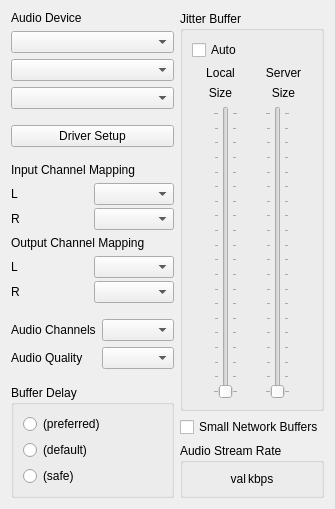
     <widget class="QWidget" name="tab_1_AudioNet">
      <attribute name="title">
       <string>Audio/Network Setup</string>
      </attribute>
      <layout class="QHBoxLayout" name="horizontalLayout_6">
       <item>
        <layout class="QHBoxLayout" name="horizontalLayout_5">
         <item>
          <layout class="QVBoxLayout" name="verticalLayout_3">
           <item>
            <widget class="QLabel" name="lblSoundcardDevice">
             <property name="text">
              <string>Audio Device</string>
             </property>
             <property name="buddy">
              <cstring>cbxSoundcard</cstring>
             </property>
            </widget>
           </item>
           <item>
            <widget class="QComboBox" name="cbxSoundcard">
             <property name="sizePolicy">
              <sizepolicy hsizetype="Preferred" vsizetype="Fixed">
               <horstretch>0</horstretch>
               <verstretch>0</verstretch>
              </sizepolicy>
             </property>
             <property name="minimumSize">
              <size>
               <width>0</width>
               <height>0</height>
              </size>
             </property>
            </widget>
           </item>
           <item>
             <widget class="QComboBox" name="cbxInputDevice">
              <property name="sizePolicy">
                <sizepolicy hsizetype="Preferred" vsizetype="Fixed">
                  <horstretch>0</horstretch>
                  <verstretch>0</verstretch>
                </sizepolicy>
              </property>
              <property name="minimumSize">
                <size>
                  <width>0</width>
                  <height>0</height>
                 </size>
              </property>
            </widget>
           </item>
           <item>
            <widget class="QComboBox" name="cbxOutputDevice">
              <property name="sizePolicy">
                <sizepolicy hsizetype="Preferred" vsizetype="Fixed">
                  <horstretch>0</horstretch>
                  <verstretch>0</verstretch>
                </sizepolicy>
              </property>
              <property name="minimumSize">
                <size>
                  <width>0</width>
                  <height>0</height>
                </size>
              </property>
            </widget>
           </item>
           <item>
            <spacer name="verticalSpacer_3">
             <property name="orientation">
              <enum>Qt::Vertical</enum>
             </property>
             <property name="sizeType">
              <enum>QSizePolicy::Expanding</enum>
             </property>
             <property name="sizeHint" stdset="0">
              <size>
               <width>20</width>
               <height>10</height>
              </size>
             </property>
            </spacer>
           </item>
           <item>
            <widget class="QPushButton" name="butDriverSetup">
             <property name="sizePolicy">
              <sizepolicy hsizetype="Preferred" vsizetype="Fixed">
               <horstretch>0</horstretch>
               <verstretch>0</verstretch>
              </sizepolicy>
             </property>
             <property name="text">
              <string>Driver Setup</string>
             </property>
             <property name="autoDefault">
              <bool>false</bool>
             </property>
            </widget>
           </item>
           <item>
            <spacer name="verticalSpacer_5">
             <property name="orientation">
              <enum>Qt::Vertical</enum>
             </property>
             <property name="sizeHint" stdset="0">
              <size>
               <width>20</width>
               <height>10</height>
              </size>
             </property>
            </spacer>
           </item>
           <item>
            <widget class="QFrame" name="FrameSoundcardChannelSelection">
             <property name="sizePolicy">
              <sizepolicy hsizetype="Preferred" vsizetype="Preferred">
               <horstretch>0</horstretch>
               <verstretch>0</verstretch>
              </sizepolicy>
             </property>
             <property name="frameShape">
              <enum>QFrame::NoFrame</enum>
             </property>
             <property name="frameShadow">
              <enum>QFrame::Plain</enum>
             </property>
             <layout class="QVBoxLayout" name="_2">
              <property name="leftMargin">
               <number>0</number>
              </property>
              <property name="topMargin">
               <number>0</number>
              </property>
              <property name="rightMargin">
               <number>0</number>
              </property>
              <property name="bottomMargin">
               <number>0</number>
              </property>
              <item>
               <widget class="QLabel" name="lblInChannelMapping">
                <property name="text">
                 <string>Input Channel Mapping</string>
                </property>
               </widget>
              </item>
              <item>
               <layout class="QHBoxLayout" name="_3">
                <property name="spacing">
                 <number>3</number>
                </property>
                <item>
                 <layout class="QVBoxLayout" name="_4">
                  <item>
                   <widget class="QLabel" name="lblLInChan">
                    <property name="sizePolicy">
                     <sizepolicy hsizetype="Preferred" vsizetype="Preferred">
                      <horstretch>0</horstretch>
                      <verstretch>0</verstretch>
                     </sizepolicy>
                    </property>
                    <property name="text">
                     <string>L</string>
                    </property>
                    <property name="buddy">
                     <cstring>cbxLInChan</cstring>
                    </property>
                   </widget>
                  </item>
                  <item>
                   <widget class="QLabel" name="lblRInChan">
                    <property name="sizePolicy">
                     <sizepolicy hsizetype="Preferred" vsizetype="Preferred">
                      <horstretch>0</horstretch>
                      <verstretch>0</verstretch>
                     </sizepolicy>
                    </property>
                    <property name="text">
                     <string>R</string>
                    </property>
                    <property name="buddy">
                     <cstring>cbxRInChan</cstring>
                    </property>
                   </widget>
                  </item>
                 </layout>
                </item>
                <item>
                 <layout class="QVBoxLayout" name="_5">
                  <property name="spacing">
                   <number>3</number>
                  </property>
                  <item>
                   <widget class="QComboBox" name="cbxLInChan"/>
                  </item>
                  <item>
                   <widget class="QComboBox" name="cbxRInChan"/>
                  </item>
                 </layout>
                </item>
               </layout>
              </item>
              <item>
               <widget class="QLabel" name="lblOutChannelMapping">
                <property name="text">
                 <string>Output Channel Mapping</string>
                </property>
               </widget>
              </item>
              <item>
               <layout class="QHBoxLayout" name="_6">
                <property name="spacing">
                 <number>3</number>
                </property>
                <item>
                 <layout class="QVBoxLayout" name="_7">
                  <item>
                   <widget class="QLabel" name="lblLOutChan">
                    <property name="sizePolicy">
                     <sizepolicy hsizetype="Preferred" vsizetype="Preferred">
                      <horstretch>0</horstretch>
                      <verstretch>0</verstretch>
                     </sizepolicy>
                    </property>
                    <property name="text">
                     <string>L</string>
                    </property>
                    <property name="buddy">
                     <cstring>cbxLOutChan</cstring>
                    </property>
                   </widget>
                  </item>
                  <item>
                   <widget class="QLabel" name="lblROutChan">
                    <property name="sizePolicy">
                     <sizepolicy hsizetype="Preferred" vsizetype="Preferred">
                      <horstretch>0</horstretch>
                      <verstretch>0</verstretch>
                     </sizepolicy>
                    </property>
                    <property name="text">
                     <string>R</string>
                    </property>
                    <property name="buddy">
                     <cstring>cbxROutChan</cstring>
                    </property>
                   </widget>
                  </item>
                 </layout>
                </item>
                <item>
                 <layout class="QVBoxLayout" name="_8">
                  <property name="spacing">
                   <number>3</number>
                  </property>
                  <item>
                   <widget class="QComboBox" name="cbxLOutChan"/>
                  </item>
                  <item>
                   <widget class="QComboBox" name="cbxROutChan"/>
                  </item>
                 </layout>
                </item>
               </layout>
              </item>
             </layout>
            </widget>
           </item>
           <item>
            <spacer name="verticalSpacer_6">
             <property name="orientation">
              <enum>Qt::Vertical</enum>
             </property>
             <property name="sizeType">
              <enum>QSizePolicy::Expanding</enum>
             </property>
             <property name="sizeHint" stdset="0">
              <size>
               <width>20</width>
               <height>10</height>
              </size>
             </property>
            </spacer>
           </item>
           <item>
            <layout class="QHBoxLayout" name="horizontalLayout">
             <item>
              <layout class="QVBoxLayout" name="verticalLayout_2">
               <item>
                <widget class="QLabel" name="lblAudioChannels">
                 <property name="text">
                  <string>Audio Channels</string>
                 </property>
                 <property name="buddy">
                  <cstring>cbxAudioChannels</cstring>
                 </property>
                </widget>
               </item>
               <item>
                <widget class="QLabel" name="lblAudioQuality">
                 <property name="text">
                  <string>Audio Quality</string>
                 </property>
                 <property name="buddy">
                  <cstring>cbxAudioQuality</cstring>
                 </property>
                </widget>
               </item>
              </layout>
             </item>
             <item>
              <layout class="QVBoxLayout" name="verticalLayout">
               <item>
                <widget class="QComboBox" name="cbxAudioChannels"/>
               </item>
               <item>
                <widget class="QComboBox" name="cbxAudioQuality"/>
               </item>
              </layout>
             </item>
            </layout>
           </item>
           <item>
            <spacer name="verticalSpacer_10">
             <property name="orientation">
              <enum>Qt::Vertical</enum>
             </property>
             <property name="sizeHint" stdset="0">
              <size>
               <width>20</width>
               <height>10</height>
              </size>
             </property>
            </spacer>
           </item>
           <item>
            <widget class="QGroupBox" name="grbSoundCrdBufDelay">
             <property name="title">
              <string>Buffer Delay</string>
             </property>
             <layout class="QVBoxLayout" name="_9">
              <item>
               <widget class="QRadioButton" name="rbtBufferDelayPreferred">
                <property name="sizePolicy">
                 <sizepolicy hsizetype="Preferred" vsizetype="Fixed">
                  <horstretch>0</horstretch>
                  <verstretch>0</verstretch>
                 </sizepolicy>
                </property>
                <property name="text">
                 <string>(preferred)</string>
                </property>
               </widget>
              </item>
              <item>
               <widget class="QRadioButton" name="rbtBufferDelayDefault">
                <property name="sizePolicy">
                 <sizepolicy hsizetype="Preferred" vsizetype="Fixed">
                  <horstretch>0</horstretch>
                  <verstretch>0</verstretch>
                 </sizepolicy>
                </property>
                <property name="text">
                 <string>(default)</string>
                </property>
               </widget>
              </item>
              <item>
               <widget class="QRadioButton" name="rbtBufferDelaySafe">
                <property name="sizePolicy">
                 <sizepolicy hsizetype="Preferred" vsizetype="Fixed">
                  <horstretch>0</horstretch>
                  <verstretch>0</verstretch>
                 </sizepolicy>
                </property>
                <property name="text">
                 <string>(safe)</string>
                </property>
               </widget>
              </item>
             </layout>
            </widget>
           </item>
          </layout>
         </item>
         <item>
          <spacer name="horizontalSpacer_3">
           <property name="orientation">
            <enum>Qt::Horizontal</enum>
           </property>
           <property name="sizeType">
            <enum>QSizePolicy::MinimumExpanding</enum>
           </property>
           <property name="sizeHint" stdset="0">
            <size>
             <width>0</width>
             <height>20</height>
            </size>
           </property>
          </spacer>
         </item>
         <item>
          <layout class="QVBoxLayout" name="verticalLayout_13">
           <item>
            <widget class="QGroupBox" name="grbJitterBuffer">
             <property name="title">
              <string>Jitter Buffer</string>
             </property>
             <layout class="QVBoxLayout" name="_15">
              <item>
               <widget class="QCheckBox" name="chbAutoJitBuf">
                <property name="sizePolicy">
                 <sizepolicy hsizetype="Preferred" vsizetype="Fixed">
                  <horstretch>0</horstretch>
                  <verstretch>0</verstretch>
                 </sizepolicy>
                </property>
                <property name="text">
                 <string>Auto</string>
                </property>
               </widget>
              </item>
              <item>
               <layout class="QHBoxLayout" name="_16">
                <item>
                 <widget class="QLabel" name="lblNetBufLabel">
                  <property name="text">
                   <string>Local</string>
                  </property>
                  <property name="alignment">
                   <set>Qt::AlignCenter</set>
                  </property>
                  <property name="wordWrap">
                   <bool>false</bool>
                  </property>
                 </widget>
                </item>
                <item>
                 <widget class="QLabel" name="lblNetBufServerLabel">
                  <property name="text">
                   <string>Server</string>
                  </property>
                  <property name="alignment">
                   <set>Qt::AlignCenter</set>
                  </property>
                  <property name="wordWrap">
                   <bool>false</bool>
                  </property>
                 </widget>
                </item>
               </layout>
              </item>
              <item>
               <layout class="QHBoxLayout" name="_17">
                <item>
                 <widget class="QLabel" name="lblNetBuf">
                  <property name="text">
                   <string>Size</string>
                  </property>
                  <property name="alignment">
                   <set>Qt::AlignCenter</set>
                  </property>
                  <property name="wordWrap">
                   <bool>false</bool>
                  </property>
                 </widget>
                </item>
                <item>
                 <widget class="QLabel" name="lblNetBufServer">
                  <property name="text">
                   <string>Size</string>
                  </property>
                  <property name="alignment">
                   <set>Qt::AlignCenter</set>
                  </property>
                  <property name="wordWrap">
                   <bool>false</bool>
                  </property>
                 </widget>
                </item>
               </layout>
              </item>
              <item>
               <layout class="QHBoxLayout" name="_18">
                <item>
                 <spacer>
                  <property name="orientation">
                   <enum>Qt::Horizontal</enum>
                  </property>
                  <property name="sizeType">
                   <enum>QSizePolicy::Minimum</enum>
                  </property>
                  <property name="sizeHint" stdset="0">
                   <size>
                    <width>0</width>
                    <height>0</height>
                   </size>
                  </property>
                 </spacer>
                </item>
                <item>
                 <widget class="QSlider" name="sldNetBuf">
                  <property name="minimum">
                   <number>1</number>
                  </property>
                  <property name="maximum">
                   <number>20</number>
                  </property>
                  <property name="pageStep">
                   <number>1</number>
                  </property>
                  <property name="orientation">
                   <enum>Qt::Vertical</enum>
                  </property>
                  <property name="tickPosition">
                   <enum>QSlider::TicksBothSides</enum>
                  </property>
                 </widget>
                </item>
                <item>
                 <spacer>
                  <property name="orientation">
                   <enum>Qt::Horizontal</enum>
                  </property>
                  <property name="sizeType">
                   <enum>QSizePolicy::Minimum</enum>
                  </property>
                  <property name="sizeHint" stdset="0">
                   <size>
                    <width>0</width>
                    <height>0</height>
                   </size>
                  </property>
                 </spacer>
                </item>
                <item>
                 <widget class="QSlider" name="sldNetBufServer">
                  <property name="minimum">
                   <number>1</number>
                  </property>
                  <property name="maximum">
                   <number>20</number>
                  </property>
                  <property name="pageStep">
                   <number>1</number>
                  </property>
                  <property name="orientation">
                   <enum>Qt::Vertical</enum>
                  </property>
                  <property name="tickPosition">
                   <enum>QSlider::TicksBothSides</enum>
                  </property>
                 </widget>
                </item>
               </layout>
              </item>
             </layout>
            </widget>
           </item>
           <item>
            <widget class="QCheckBox" name="chbSmallNetworkBuffers">
             <property name="sizePolicy">
              <sizepolicy hsizetype="Preferred" vsizetype="Fixed">
               <horstretch>0</horstretch>
               <verstretch>0</verstretch>
              </sizepolicy>
             </property>
             <property name="text">
              <string>Small Network Buffers</string>
             </property>
            </widget>
           </item>
           <item>
            <widget class="QGroupBox" name="grbUpstreamValue">
             <property name="title">
              <string>Audio Stream Rate</string>
             </property>
             <layout class="QVBoxLayout" name="verticalLayout_14">
              <property name="spacing">
               <number>2</number>
              </property>
              <item>
               <layout class="QGridLayout" name="_10">
                <item row="0" column="4">
                 <spacer name="horizontalSpacer_9">
                  <property name="orientation">
                   <enum>Qt::Horizontal</enum>
                  </property>
                  <property name="sizeHint" stdset="0">
                   <size>
                    <width>1</width>
                    <height>5</height>
                   </size>
                  </property>
                 </spacer>
                </item>
                <item row="0" column="3">
                 <widget class="QLabel" name="lblUpstreamUnit">
                  <property name="text">
                   <string>kbps</string>
                  </property>
                  <property name="alignment">
                   <set>Qt::AlignLeading|Qt::AlignLeft|Qt::AlignVCenter</set>
                  </property>
                 </widget>
                </item>
                <item row="0" column="1">
                 <widget class="QLabel" name="lblUpstreamValue">
                  <property name="text">
                   <string>val</string>
                  </property>
                  <property name="alignment">
                   <set>Qt::AlignRight|Qt::AlignTrailing|Qt::AlignVCenter</set>
                  </property>
                  <property name="margin">
                   <number>2</number>
                  </property>
                 </widget>
                </item>
                <item row="0" column="0">
                 <spacer name="horizontalSpacer_10">
                  <property name="orientation">
                   <enum>Qt::Horizontal</enum>
                  </property>
                  <property name="sizeHint" stdset="0">
                   <size>
                    <width>1</width>
                    <height>5</height>
                   </size>
                  </property>
                 </spacer>
                </item>
               </layout>
              </item>
             </layout>
            </widget>
           </item>
          </layout>
         </item>
         <item>
          <spacer name="horizontalSpacer_5">
           <property name="orientation">
            <enum>Qt::Horizontal</enum>
           </property>
           <property name="sizeType">
            <enum>QSizePolicy::Minimum</enum>
           </property>
           <property name="sizeHint" stdset="0">
            <size>
             <width>0</width>
             <height>20</height>
            </size>
           </property>
          </spacer>
         </item>
        </layout>
       </item>
      </layout>
     </widget>
